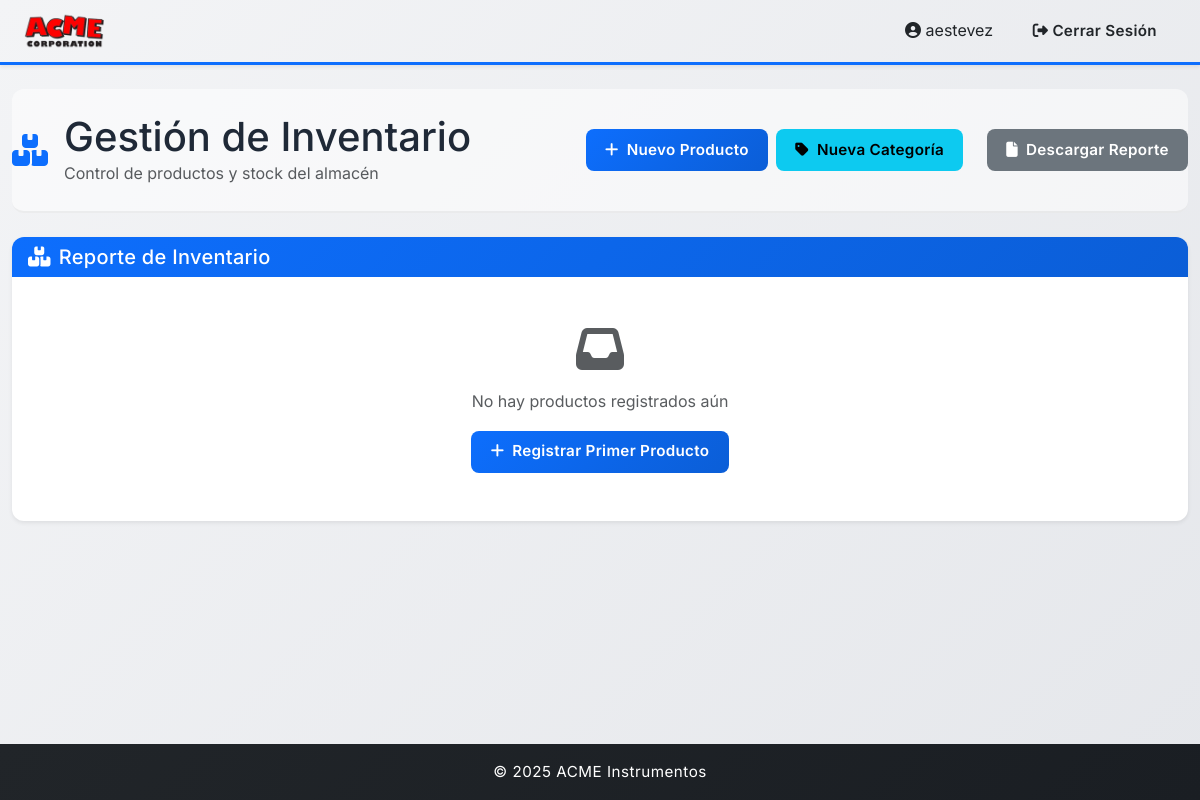
The page /inventario/ (signed in) on the database as committed earlier.
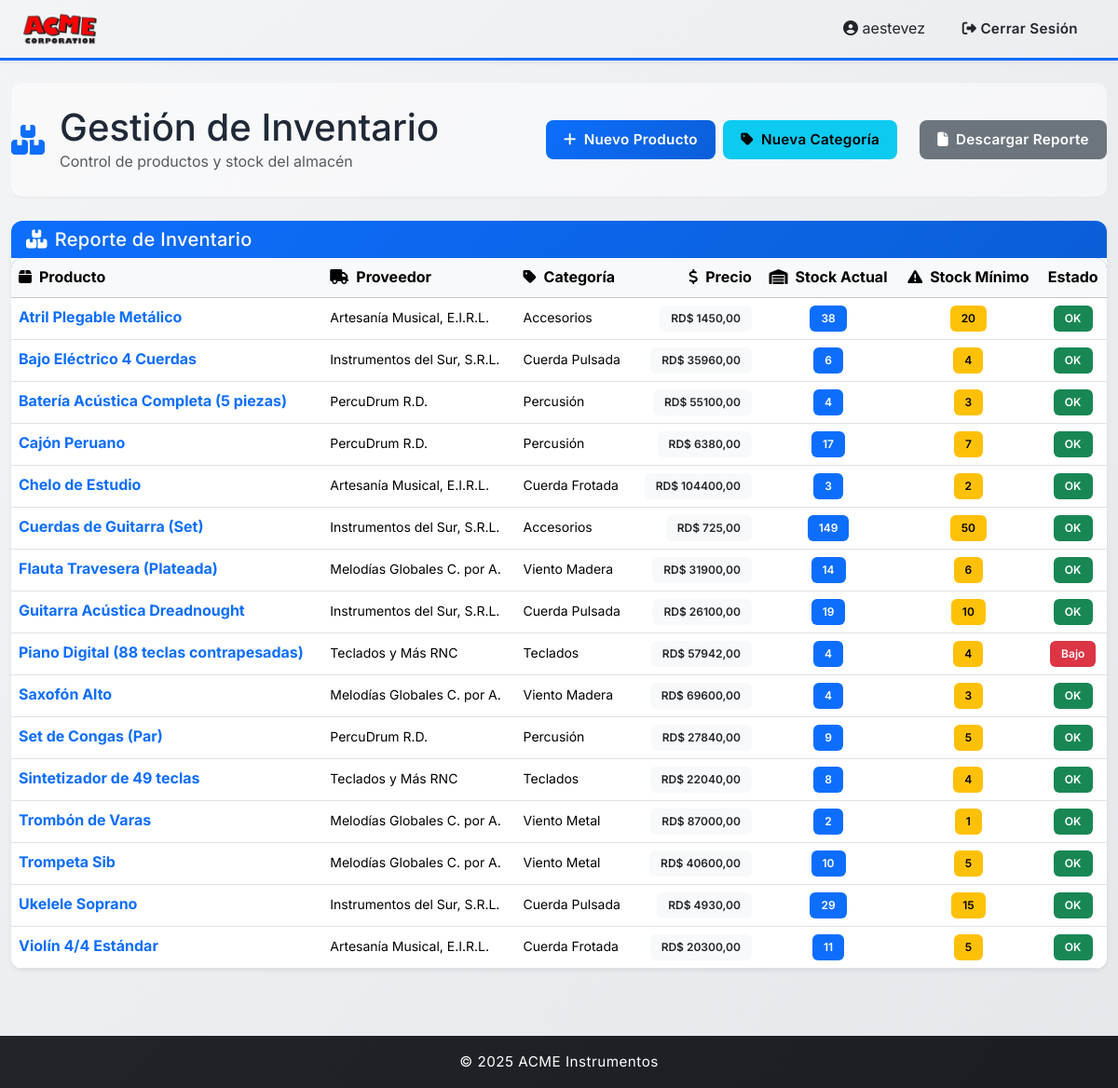
The same page on the database as committed later.
### inventario/models.py (models this page shows, shortened)
class Producto(models.Model):
    id_producto = models.AutoField(primary_key=True)
    codigo = models.CharField(max_length=10, unique=True, blank=True, editable=False)
    nombre = models.CharField(max_length=50, unique=True)
    imagen = models.ImageField(upload_to="productos/", null=True, blank=True)
    categoria = models.ForeignKey(CategoriaProducto, on_delete=models.CASCADE)
    proveedor = models.ForeignKey(
        "proveedores.Proveedor",
        on_delete=models.SET_NULL,
        null=True,
        blank=True,
        related_name="productos",
    )
    precio_unitario = models.DecimalField(max_digits=10, decimal_places=2)
    stock_actual = models.IntegerField()
    stock_minimo = models.IntegerField()
    creado_en = models.DateTimeField(auto_now_add=True)

class CategoriaProducto(models.Model):
    id_categoria = models.AutoField(primary_key=True)
    descripcion = models.CharField(max_length=100, unique=True)

### proveedores/models.py (models this page shows, shortened)
class Proveedor(models.Model):
    id_proveedor = models.AutoField(primary_key=True)
    nombre = models.CharField(max_length=50)
    categorias = models.ManyToManyField(
        "inventario.CategoriaProducto", related_name="proveedores", blank=True
    )
    direccion = models.CharField(max_length=100)
    contacto = models.CharField(max_length=100)
    rnc_cedula = models.CharField(max_length=20)
    telefono = models.CharField(max_length=15)
    correo = models.EmailField(max_length=100)
    STATUS_CHOICES = [
        ("activo", "Activo"),
        ("inactivo", "Inactivo"),
    ]
    estado = models.CharField(max_length=10, choices=STATUS_CHOICES, default="activo")

### inventario/views.py (the view)
# urls.py: path("", menu_inventario, name="inventario"),
def menu_inventario(request):
    productos = Producto.objects.select_related("proveedor", "categoria").order_by(
        "nombre"
    )
    return render(request, "inventario_menu.html", {"productos": productos})

### inventario/templates/inventario_menu.html
{% extends "base.html" %} {% block content %}
<div class="page-header mb-4">
  <div class="row align-items-center">
    <div class="col">
      <div class="d-flex align-items-center">
        <i class="fas fa-boxes fa-2x text-primary me-3"></i>
        <div>
          <h1 class="mb-0">Gestión de Inventario</h1>
          <p class="text-muted mb-0">Control de productos y stock del almacén</p>
        </div>
      </div>
    </div>
    <div class="col-auto d-flex gap-2">
      <a href="/inventario/producto/nuevo/" class="btn btn-primary btn-lg">
        <i class="fas fa-plus me-2"></i>Nuevo Producto
      </a>
      <a href="/inventario/categoria/nueva/" class="btn btn-info btn-lg">
        <i class="fas fa-tag me-2"></i>Nueva Categoría
      </a>
    </div>
    <div class="col-auto">
      <a href="{% url 'reporte_inventario' %}" class="btn btn-secondary btn-lg">
        <i class="fas fa-file me-2"></i>Descargar Reporte
      </a>
    </div>
  </div>
</div>
<div class="card shadow-sm">
  <div class="card-header bg-gradient-primary text-white">
    <h5 class="mb-0"><i class="fas fa-boxes me-2"></i>Reporte de Inventario</h5>
  </div>
  <div class="card-body p-0">
    {% if productos %}
    <div class="table-responsive">
      <table class="table table-hover mb-0">
        <thead class="table-light">
          <tr>
            <th><i class="fas fa-box me-2"></i>Producto</th>
            <th><i class="fas fa-truck me-2"></i>Proveedor</th>
            <th><i class="fas fa-tag me-2"></i>Categoría</th>
            <th class="text-end"><i class="fas fa-dollar-sign me-2"></i>Precio</th>
            <th class="text-center"><i class="fas fa-warehouse me-2"></i>Stock Actual</th>
            <th class="text-center"><i class="fas fa-exclamation-triangle me-2"></i>Stock Mínimo</th>
            <th class="text-center">Estado</th>
          </tr>
        </thead>
        <tbody>
          {% for p in productos %}
          <tr>
            <td>
              <a href="{% url 'producto_detalle' p.codigo %}" class="fw-bold text-primary text-decoration-none">
                {{ p.nombre }}
              </a>
            </td>
            <td><small>{{ p.proveedor.nombre }}</small></td>
            <td><small>{{ p.categoria.descripcion }}</small></td>
            <td class="text-end">
              <span class="badge bg-light text-dark">RD$ {{ p.precio_unitario }}</span>
            </td>
            <td class="text-center">
              <span class="badge bg-primary">{{ p.stock_actual }}</span>
            </td>
            <td class="text-center">
              <span class="badge bg-warning">{{ p.stock_minimo }}</span>
            </td>
            <td class="text-center">
              {% if p.stock_actual <= p.stock_minimo %}
                <span class="badge bg-danger">Bajo</span>
              {% else %}
                <span class="badge bg-success">OK</span>
              {% endif %}
            </td>
          </tr>
          {% endfor %}
        </tbody>
      </table>
    </div>
    {% else %}
    <div class="p-5 text-center">
      <i class="fas fa-inbox fa-3x text-muted mb-3"></i>
      <p class="text-muted">No hay productos registrados aún</p>
      <a href="/inventario/producto/nuevo/" class="btn btn-primary">
        <i class="fas fa-plus me-2"></i>Registrar Primer Producto
      </a>
    </div>
    {% endif %}
  </div>
</div>
{% endblock %}

Rows that differ between the two databases and show on the page:
added Producto: nombre "Atril Plegable Metálico", proveedor.nombre "Artesanía Musical, E.I.R.L.", categoria.descripcion "Accesorios", precio_unitario "1450,00", stock_actual "38", stock_minimo "20", shows "OK"
added Producto: nombre "Bajo Eléctrico 4 Cuerdas", proveedor.nombre "Instrumentos del Sur, S.R.L.", categoria.descripcion "Cuerda Pulsada", precio_unitario "35960,00", stock_actual "6", stock_minimo "4", shows "OK"
added Producto: nombre "Batería Acústica Completa (5 piezas)", proveedor.nombre "PercuDrum R.D.", categoria.descripcion "Percusión", precio_unitario "55100,00", stock_actual "4", stock_minimo "3", shows "OK"
added Producto: nombre "Cajón Peruano", proveedor.nombre "PercuDrum R.D.", categoria.descripcion "Percusión", precio_unitario "6380,00", stock_actual "17", stock_minimo "7", shows "OK"
added Producto: nombre "Chelo de Estudio", proveedor.nombre "Artesanía Musical, E.I.R.L.", categoria.descripcion "Cuerda Frotada", precio_unitario "104400,00", stock_actual "3", stock_minimo "2", shows "OK"
added Producto: nombre "Cuerdas de Guitarra (Set)", proveedor.nombre "Instrumentos del Sur, S.R.L.", categoria.descripcion "Accesorios", precio_unitario "725,00", stock_actual "149", stock_minimo "50", shows "OK"
added Producto: nombre "Flauta Travesera (Plateada)", proveedor.nombre "Melodías Globales C. por A.", categoria.descripcion "Viento Madera", precio_unitario "31900,00", stock_actual "14", stock_minimo "6", shows "OK"
added Producto: nombre "Guitarra Acústica Dreadnought", proveedor.nombre "Instrumentos del Sur, S.R.L.", categoria.descripcion "Cuerda Pulsada", precio_unitario "26100,00", stock_actual "19", stock_minimo "10", shows "OK"
added Producto: nombre "Piano Digital (88 teclas contrapesadas)", proveedor.nombre "Teclados y Más RNC", categoria.descripcion "Teclados", precio_unitario "57942,00", stock_actual "4", stock_minimo "4", shows "Bajo"
added Producto: nombre "Saxofón Alto", proveedor.nombre "Melodías Globales C. por A.", categoria.descripcion "Viento Madera", precio_unitario "69600,00", stock_actual "4", stock_minimo "3", shows "OK"
added Producto: nombre "Set de Congas (Par)", proveedor.nombre "PercuDrum R.D.", categoria.descripcion "Percusión", precio_unitario "27840,00", stock_actual "9", stock_minimo "5", shows "OK"
added Producto: nombre "Sintetizador de 49 teclas", proveedor.nombre "Teclados y Más RNC", categoria.descripcion "Teclados", precio_unitario "22040,00", stock_actual "8", stock_minimo "4", shows "OK"
added Producto: nombre "Trombón de Varas", proveedor.nombre "Melodías Globales C. por A.", categoria.descripcion "Viento Metal", precio_unitario "87000,00", stock_actual "2", stock_minimo "1", shows "OK"
added Producto: nombre "Trompeta Sib", proveedor.nombre "Melodías Globales C. por A.", categoria.descripcion "Viento Metal", precio_unitario "40600,00", stock_actual "10", stock_minimo "5", shows "OK"
added Producto: nombre "Ukelele Soprano", proveedor.nombre "Instrumentos del Sur, S.R.L.", categoria.descripcion "Cuerda Pulsada", precio_unitario "4930,00", stock_actual "29", stock_minimo "15", shows "OK"
added Producto: nombre "Violín 4/4 Estándar", proveedor.nombre "Artesanía Musical, E.I.R.L.", categoria.descripcion "Cuerda Frotada", precio_unitario "20300,00", stock_actual "11", stock_minimo "5", shows "OK"
Other text that changed with them:
text no longer shown: "No hay productos registrados aún Registrar Primer Producto"
text now shown: "Producto Proveedor Categoría Precio Stock Actual Stock Mínimo Estado"
